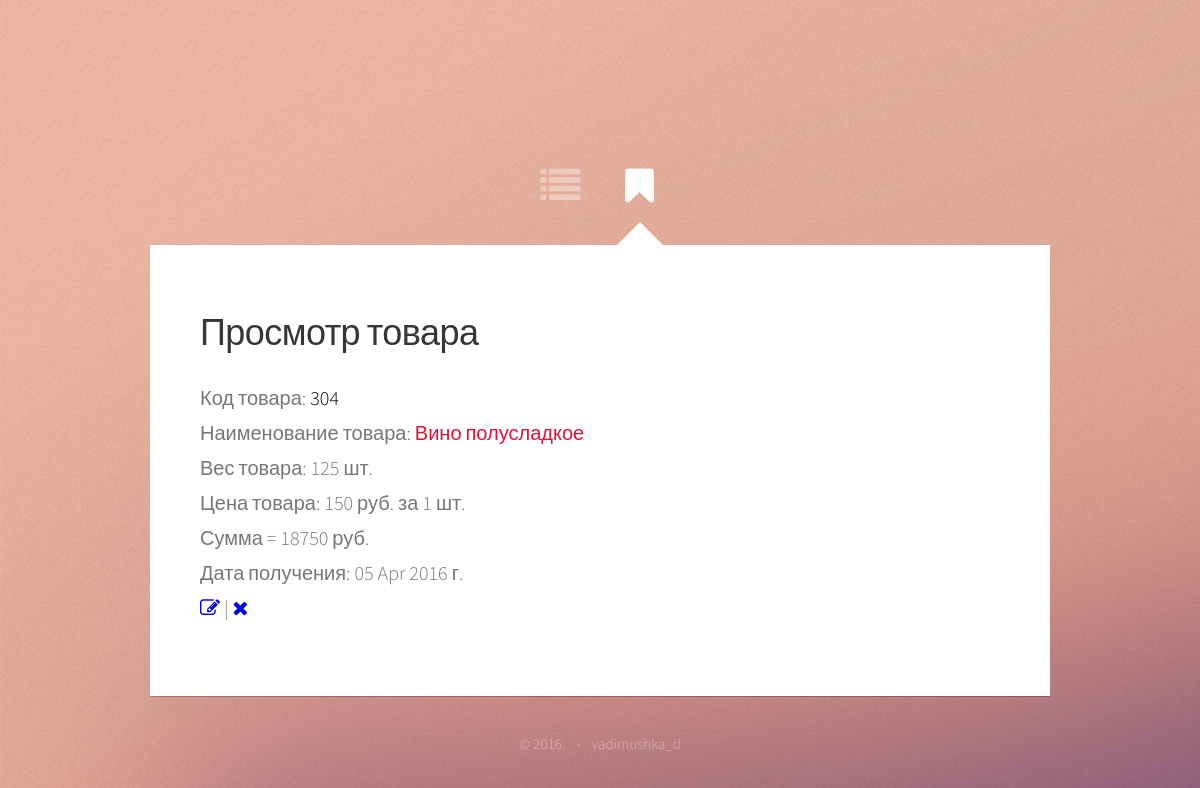
The app's page /view_product.php?id=1 with its own data.
### tables this page shows
CREATE TABLE IF NOT EXISTS `wares` (
  `id` int(11) NOT NULL AUTO_INCREMENT,
  `code` int(11) NOT NULL COMMENT 'Код товара',
  `name` varchar(50) NOT NULL COMMENT 'Наименование товара',
  `date` date NOT NULL COMMENT 'Дата поступления товара',
  `col` varchar(11) NOT NULL COMMENT 'Вес товара',
  `price` int(11) NOT NULL COMMENT 'Цена товара',
  PRIMARY KEY (`id`)
);

### view_product.php (the view, shortened to what this page needs)
<!DOCTYPE html>
<html>
<head>
    <link rel="stylesheet" href="assets/css/main.css" />
</head>
<body>
<div id="wrapper">
    <nav id="nav">
        <a href="" class="icon fa-list" onclick="history.back()"><span>На склад</span></a>
        <a href="#view" class="icon fa-bookmark active"><span>Просмотр</span></a>
    </nav>
    <div id="main">
        <article id="view" class="panel">
            <header>
                <h2>Просмотр товара</h2>
            </header>
            <?php
            include_once 'dpanel/functions.php';
            $id = (int) $_GET['id'];
            $res = $db->prepare("SELECT * FROM `wares` WHERE `id` = :id");
            $res->execute(array(':id' => $id));
            if($res){
                while($row = $res->fetch(PDO::FETCH_ASSOC)){
                    $date = new DateTime($row['date']);
                    $col = explode(" ",$row["col"]);
                    ?>
                    <p>Код товара: <span style="color: black"><? echo $row["code"] ?></span><br />
                    Наименование товара: <span style="color: crimson"><? echo $row["name"] ?></span><br />
                    Вес товара: <? echo $row["col"] ?><br />
                    Цена товара: <? echo $row["price"] ?> руб. за 1 шт.<br />
                    Сумма = <? echo ($col[0] * $row["price"])  ?> руб.<br />
                    Дата получения: <? echo $date->format('d M Y') ?> г.</p>
                    <p><a href="dpanel/upd_tovar.php?id=<? echo $row["id"] ?>" class="icon fa-edit" title="Изменить"></a> |
                        <a href="dpanel/del_tovar.php?id=<? echo $row["id"] ?>" class="icon fa-remove" title="Удалить"></a></p>
                    <?
                }
            } else {
                echo "<p>Товара нет!</p>";
            }
            ?>
        </article>
    </div>
    <div id="footer">
        <ul class="copyright">
            <li>&copy; 2016.</li><li>vadimushka_d</li>
        </ul>
    </div>
</div>
</body>
</html>

### assets/css/main.css (style rules this page uses)
html, body, div, span, applet, object, iframe, h1, h2, h3, h4, h5, h6, p, blockquote, pre, a, abbr, acronym, address, big, cite, code, del, dfn, em, img, ins, kbd, q, s, samp, small, strike, strong, sub, sup, tt, var, b, u, i, center, dl, dt, dd, ol, ul, li, fieldset, form, label, legend, table, caption, tbody, tfoot, thead, tr, th, td, article, aside, canvas, details, embed, figure, figcaption, footer, header, hgroup, menu, nav, output, ruby, section, summary, time, mark, audio, video { margin: 0; padding: 0; border: 0; font: inherit; vertical-align: baseline; }
article, aside, details, figcaption, figure, footer, header, hgroup, menu, nav, section { display: block; }
body { line-height: 1; }
ol, ul { list-style: none; }
body { -webkit-text-size-adjust: none; }
*, *:before, *:after { -moz-box-sizing: border-box; -webkit-box-sizing: border-box; box-sizing: border-box; }
body { background: url("images/overlay.png"), url("images/bg.jpg") repeat, no-repeat; background-size: auto, 100% 100%; font-family: 'Source Sans Pro', sans-serif; font-weight: 300; color: #777777; }
strong, b, h1, h2, h3, h4, h5, h6 { font-weight: 400; color: #363636; }
section, article { margin-bottom: 3em; }
section > :last-child, section:last-child, article > :last-child, article:last-child { margin-bottom: 0; }
.icon { position: relative; text-decoration: none; }
.icon:before { -moz-osx-font-smoothing: grayscale; -webkit-font-smoothing: antialiased; font-family: FontAwesome, sans-serif; font-style: normal; font-weight: normal; text-transform: none !important; }
#nav a { position: relative; display: inline-block; color: #ffffff; width: 1em; height: 1em; line-height: 0.9em; }
#nav a.icon:before { padding-right: 0; }
#main { position: relative; overflow: hidden; }
.panel { position: relative; }
#footer { color: #ccc; color: rgba(255, 255, 255, 0.45); }
#footer .copyright li { display: inline-block; }
#footer .copyright li:before { display: inline; content: '\2022'; opacity: 0.5; padding: 0 0.75em 0 0.75em; }
#footer .copyright li:first-child:before { display: none; }
@media screen and (min-width: 737px) { html { min-width: 100%; min-height: 100%; } }
@media screen and (min-width: 737px) { body { width: 100%; min-width: 1000px; min-height: 100%; overflow-y: scroll; background-attachment: fixed; font-size: 14pt; line-height: 1.75em; } }
@media screen and (min-width: 737px) { h2 { font-size: 1.8em; letter-spacing: -0.015em; } }
@media screen and (min-width: 737px) { header { margin: 0 0 1.5em 0; } }
@media screen and (min-width: 737px) { #wrapper { width: 45em; margin: 0 auto; opacity: 0.00001; } }
@media screen and (min-width: 737px) { #nav { text-align: center; height: 4.25em; cursor: default; } }
@media screen and (min-width: 737px) { #nav a { font-size: 2.5em; margin: 0 0.25em 0 0.25em; opacity: 0.35; outline: 0; -moz-transition: opacity .25s ease-in-out; -webkit-transition: opacity .25s ease-in-out; -ms-transition: opacity .25s ease-in-out; transition: opacity .25s ease-in-out; } }
@media screen and (min-width: 737px) { #nav a:before { font-size: 0.8em; } }
@media screen and (min-width: 737px) { #nav a:after { content: ''; display: block; position: absolute; left: 50%; bottom: -0.75em; margin-left: -0.5em; border-bottom: solid 0 #ffffff; border-left: solid 0.5em transparent; border-right: solid 0.5em transparent; -moz-transition: border-bottom-width .25s ease-in-out; -webkit-transition: border-bottom-width .25s ease-in-out; -ms-transition: border-bottom-width .25s ease-in-out; transition: border-bottom-width .25s ease-in-out; } }
@media screen and (min-width: 737px) { #nav a.active { opacity: 1.0; } }
@media screen and (min-width: 737px) { #nav a.active:after { border-bottom-width: 0.5em; } }
@media screen and (min-width: 737px) { #main { width: 45em; background: #ffffff; box-shadow: 0 1px 0 0 rgba(0, 0, 0, 0.25); } }
@media screen and (min-width: 737px) { .panel { padding: 3.5em 2.5em 3.5em 2.5em; position: absolute; top: 0; left: 0; width: 45em; } }
@media screen and (min-width: 737px) { #footer { text-align: center; padding: 2em 0 0 0; font-size: 0.75em; } }

### records on screen
wares: code "304", name "Вино полусладкое", col "125 шт.", price "150", $col[0] * $row["price"] "18750", date "05 Apr 2016"
